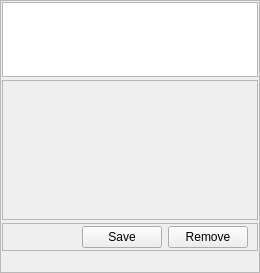
<?xml version="1.0" encoding="UTF-8"?>
<ui version="4.0">
 <class>CSettingsNetworkServersComponent</class>
 <widget class="QFrame" name="CSettingsNetworkServersComponent">
  <property name="geometry">
   <rect>
    <x>0</x>
    <y>0</y>
    <width>260</width>
    <height>273</height>
   </rect>
  </property>
  <property name="windowTitle">
   <string>Frame</string>
  </property>
  <property name="frameShape">
   <enum>QFrame::StyledPanel</enum>
  </property>
  <property name="frameShadow">
   <enum>QFrame::Raised</enum>
  </property>
  <layout class="QVBoxLayout" name="vl_SettingsNetworkSevers">
   <property name="spacing">
    <number>3</number>
   </property>
   <property name="leftMargin">
    <number>1</number>
   </property>
   <property name="topMargin">
    <number>1</number>
   </property>
   <property name="rightMargin">
    <number>1</number>
   </property>
   <property name="bottomMargin">
    <number>1</number>
   </property>
   <item>
    <widget class="BlackGui::Views::CServerView" name="tvp_SettingsTnServers">
     <property name="editTriggers">
      <set>QAbstractItemView::AnyKeyPressed|QAbstractItemView::DoubleClicked|QAbstractItemView::EditKeyPressed</set>
     </property>
     <property name="selectionMode">
      <enum>QAbstractItemView::SingleSelection</enum>
     </property>
     <property name="selectionBehavior">
      <enum>QAbstractItemView::SelectRows</enum>
     </property>
     <attribute name="verticalHeaderVisible">
      <bool>false</bool>
     </attribute>
    </widget>
   </item>
   <item>
    <widget class="BlackGui::CServerForm" name="frp_ServerForm">
     <property name="sizePolicy">
      <sizepolicy hsizetype="Preferred" vsizetype="Preferred">
       <horstretch>0</horstretch>
       <verstretch>0</verstretch>
      </sizepolicy>
     </property>
     <property name="minimumSize">
      <size>
       <width>0</width>
       <height>140</height>
      </size>
     </property>
     <property name="frameShape">
      <enum>QFrame::StyledPanel</enum>
     </property>
     <property name="frameShadow">
      <enum>QFrame::Raised</enum>
     </property>
    </widget>
   </item>
   <item>
    <widget class="QFrame" name="fr_SettingsTnServersButtons">
     <property name="sizePolicy">
      <sizepolicy hsizetype="Preferred" vsizetype="Fixed">
       <horstretch>0</horstretch>
       <verstretch>0</verstretch>
      </sizepolicy>
     </property>
     <property name="frameShape">
      <enum>QFrame::StyledPanel</enum>
     </property>
     <property name="frameShadow">
      <enum>QFrame::Raised</enum>
     </property>
     <layout class="QHBoxLayout" name="hl_SettingsBottomBar">
      <property name="topMargin">
       <number>2</number>
      </property>
      <property name="bottomMargin">
       <number>2</number>
      </property>
      <item>
       <spacer name="hs_SettingsTnServersSpacer">
        <property name="orientation">
         <enum>Qt::Horizontal</enum>
        </property>
        <property name="sizeHint" stdset="0">
         <size>
          <width>40</width>
          <height>20</height>
         </size>
        </property>
       </spacer>
      </item>
      <item>
       <widget class="QPushButton" name="pb_SettingsTnServersSaveServer">
        <property name="sizePolicy">
         <sizepolicy hsizetype="Preferred" vsizetype="Preferred">
          <horstretch>0</horstretch>
          <verstretch>0</verstretch>
         </sizepolicy>
        </property>
        <property name="text">
         <string>Save</string>
        </property>
       </widget>
      </item>
      <item>
       <widget class="QPushButton" name="pb_SettingsTnServersRemoveServer">
        <property name="sizePolicy">
         <sizepolicy hsizetype="Preferred" vsizetype="Preferred">
          <horstretch>0</horstretch>
          <verstretch>0</verstretch>
         </sizepolicy>
        </property>
        <property name="text">
         <string>Remove</string>
        </property>
       </widget>
      </item>
     </layout>
    </widget>
   </item>
   <item>
    <spacer name="vs_SettingsTnServersWorkaround">
     <property name="orientation">
      <enum>Qt::Vertical</enum>
     </property>
     <property name="sizeType">
      <enum>QSizePolicy::MinimumExpanding</enum>
     </property>
     <property name="sizeHint" stdset="0">
      <size>
       <width>20</width>
       <height>20</height>
      </size>
     </property>
    </spacer>
   </item>
  </layout>
 </widget>
 <customwidgets>
  <customwidget>
   <class>BlackGui::Views::CServerView</class>
   <extends>QTableView</extends>
   <header>blackgui/views/serverview.h</header>
  </customwidget>
  <customwidget>
   <class>BlackGui::CServerForm</class>
   <extends>QFrame</extends>
   <header>blackgui/serverform.h</header>
   <container>1</container>
  </customwidget>
 </customwidgets>
 <resources/>
 <connections/>
</ui>
